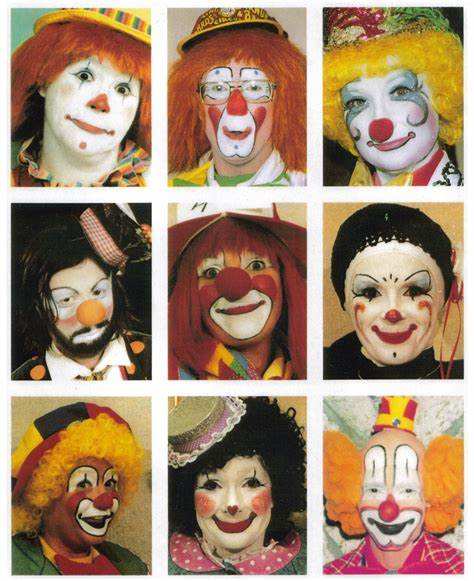
#> input picture howto/image_/image_recognition/images/th.jpg, 474 x 581 px, found by its file name
$ python face_detect.py
#> lines starting #> are read from the running program, lines starting #| are printed output that depends on the picture; after the words box and inside, x2 and y2 are one past the last pixel; in counts of white or black regions, pixels touching at a corner belong together
import cv2


def pick_faces(imagePath, cascPath="haarcascade_frontalface_default.xml"):
    # create the haar cascade
#> called with imagePath = 'images./th.jpg', cascPath = 'haarcascade_frontalface_default.xml'
    faceCascade = cv2.CascadeClassifier(cascPath)
    # read the image
    image = cv2.imread(imagePath)
#> image is the input picture: shape (581, 474, 3); mean B, G, R 112.6, 137.3, 164.2
    gray = cv2.cvtColor(image, cv2.COLOR_BGR2GRAY)
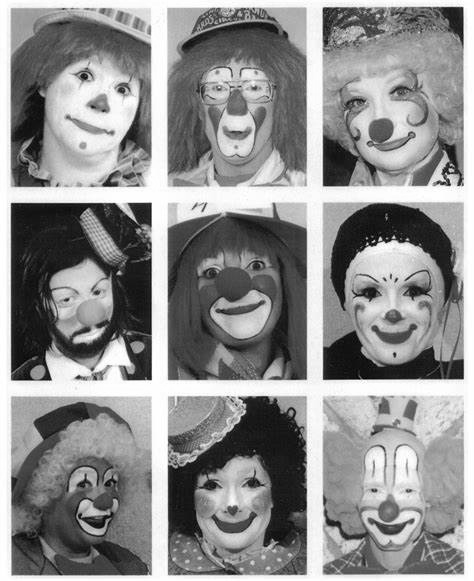
#> gray: shape (581, 474); min 0, max 255, mean 142.5
    # detect faces in the image
    faces = faceCascade.detectMultiScale(
        gray,
        scaleFactor=1.1,
        minNeighbors=5,
        minSize=(30, 30),
        # flags=cv2.CASCADE_SCALE_IMAGE,
    )
#> faces = [[188, 453, 88, 88], [42, 261, 85, 85], [41, 35, 118, 118], [332, 244, 122, 122]]
    print("Found {0} faces!".format(len(faces)))
#| Found 4 faces!
    # draw a rectangle around the faces
    for (x, y, w, h) in faces:
        cv2.rectangle(image, (x, y), (x + w, y + h), (0, 255, 0), 2)
#> this loop made 4 passes
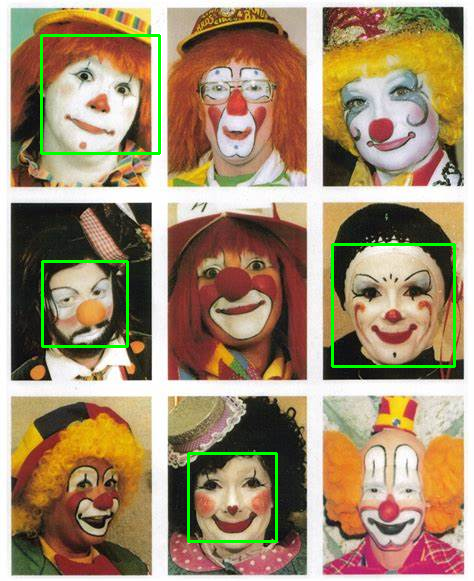
#> image: shape (581, 474, 3); 1.79% of pixels changed, all inside (x1, y1, x2, y2) = (40, 34, 456, 543)
    cv2.imshow("Faces found", image)
    cv2.waitKey(0)


if __name__ == '__main__':
    # pick_faces(imagePath="./images/abba.png")
    # pick_faces(imagePath="images./DSC_0298.JPG")
    pick_faces(imagePath="images./th.jpg")

$ run again, with howto/image_/image_recognition/images/abba.png saved as howto/image_/image_recognition/images/th.jpg
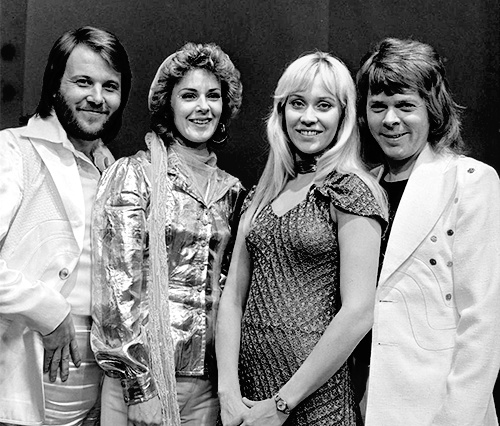
#> input picture howto/image_/image_recognition/images/abba.png, 500 x 426 px, found by its file name
#> in pick_faces, image is the input picture: shape (426, 500, 3); min 0, max 255, mean 130.8
#> faces = [[167, 70, 67, 67], [57, 55, 75, 75], [266, 69, 89, 89], [355, 79, 74, 74]]
#| Found 4 faces!
#> the loop in pick_faces, `for (x, y, w, h) in faces:` made 4 passes
#> after the loop in pick_faces, `for (x, y, w, h) in faces:`:
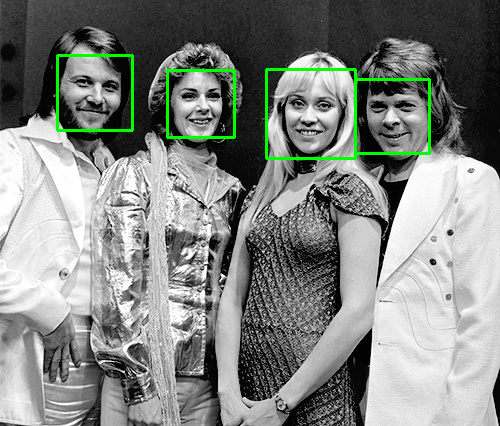
#> image: shape (426, 500, 3); 1.6% of pixels changed, all inside (x1, y1, x2, y2) = (56, 54, 431, 160)

$ run again, with howto/image_/image_recognition/images/DSC_0298.JPG copied over howto/image_/image_recognition/images/th.jpg
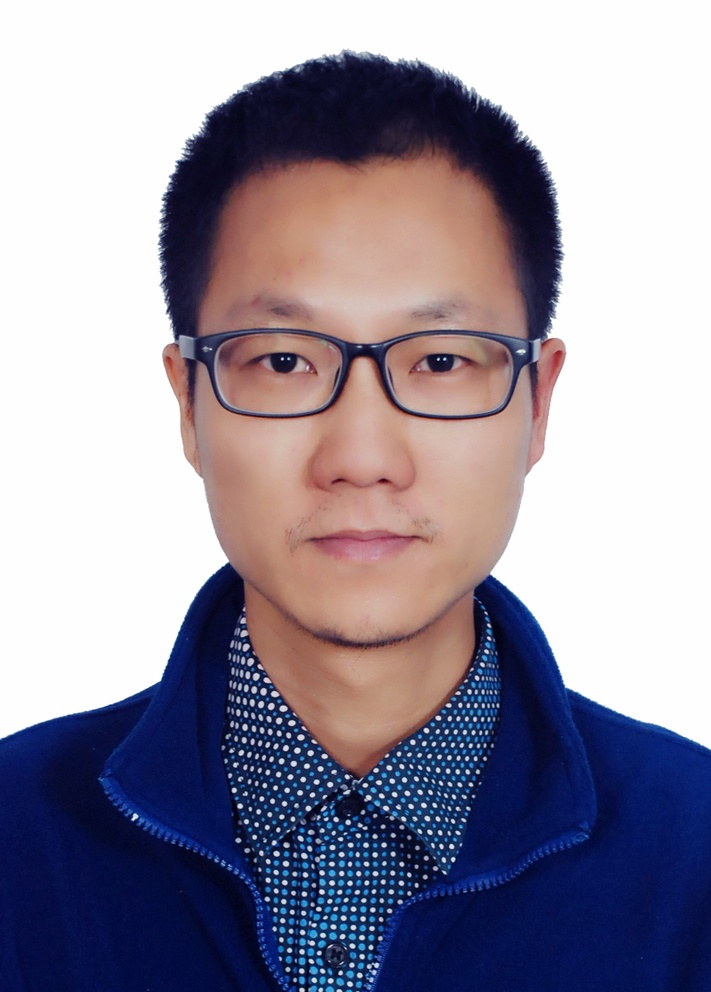
#> input picture howto/image_/image_recognition/images/DSC_0298.JPG, 711 x 992 px, shrunk from 972 x 1355 before the run, found by its file name
#> in pick_faces, image is the input picture: shape (992, 711, 3); mean B, G, R 158.5, 143, 148.6
#> in pick_faces, `gray = cv2.cvtColor(image, cv2.COLOR_BGR2GRAY)`:
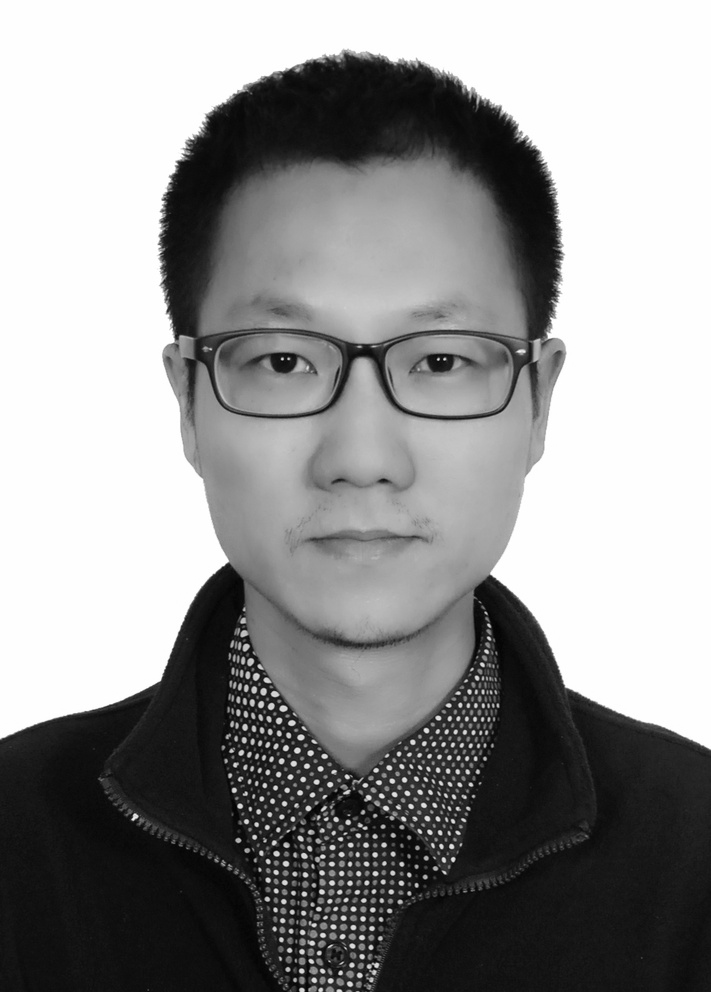
#> gray: shape (992, 711); min 2, max 255, mean 146.4
#> faces = [[134, 190, 451, 451]]
#| Found 1 faces!
#> the loop in pick_faces, `for (x, y, w, h) in faces:` made 1 pass
#> after the loop in pick_faces, `for (x, y, w, h) in faces:`:
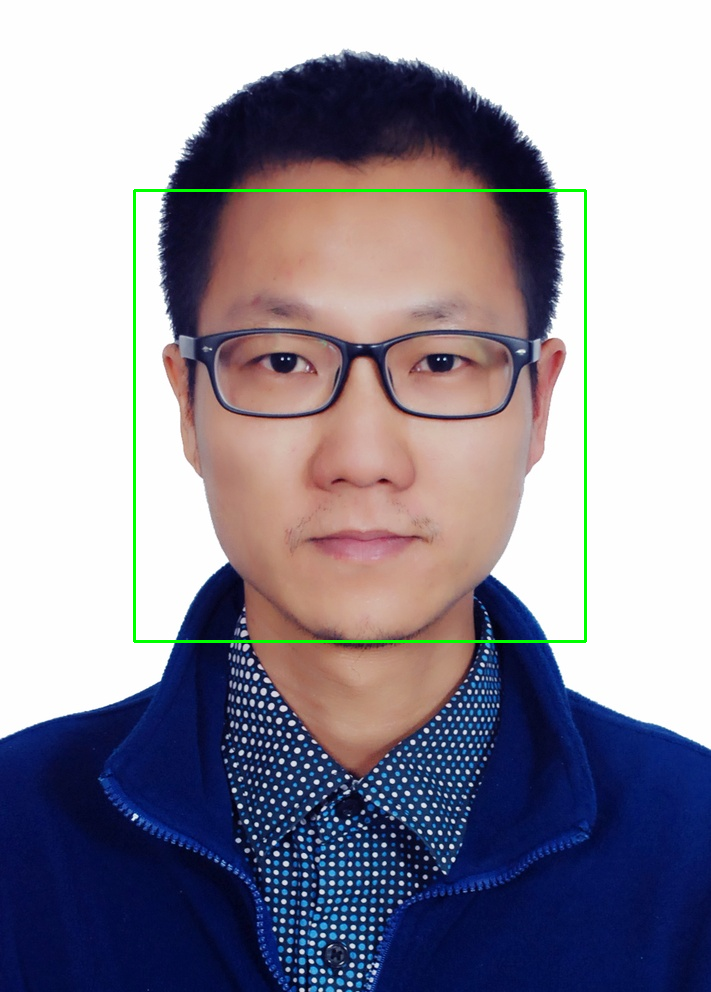
#> image: shape (992, 711, 3); 0.77% of pixels changed, all inside (x1, y1, x2, y2) = (133, 189, 587, 643)

$ run again, with howto/image_/image_recognition/images/clouds.jpg copied over howto/image_/image_recognition/images/th.jpg
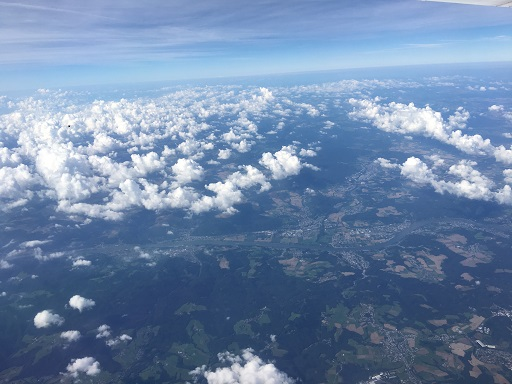
#> input picture howto/image_/image_recognition/images/clouds.jpg, 512 x 384 px, found by its file name
#> in pick_faces, image is the input picture: shape (384, 512, 3); mean B, G, R 167.8, 134.4, 110.1
#> in pick_faces, `gray = cv2.cvtColor(image, cv2.COLOR_BGR2GRAY)`:
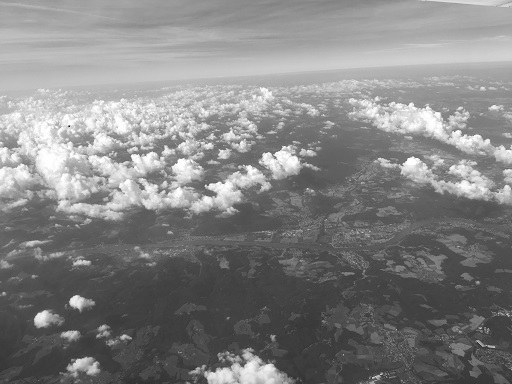
#> gray: shape (384, 512); min 2, max 255, mean 130.9
#> faces = ()
#| Found 0 faces!
